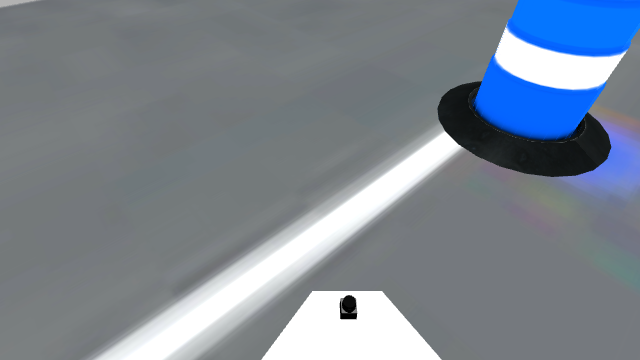
#> input picture cv/lane_detection/srcframe.png, 640 x 360 px; its folder holds only this picture in this run
$ python -i threshold.py   (imports and definitions only)
#> lines starting #> are read from the running program, lines starting #| are printed output that depends on the picture; after the words box and inside, x2 and y2 are one past the last pixel; in counts of white or black regions, pixels touching at a corner belong together
import os
import cv2
import time
# from tqdm import tqdm
import numpy as np

INPUT_DIR = "C:\\Users\\16474\\Desktop\\lanes-utra\\lanes-big-in"
OUTPUT_DIR = "C:\\Users\\16474\\Desktop\\lanes-utra\\threshold-out"


def create_mask(img_hsv):
    '''Create mask for white pixels using HSV color scheme'''
    sensitivity = 40
    lower_white = np.array([0,0,255-sensitivity])
    upper_white = np.array([255,sensitivity,255])
    mask = cv2.inRange(img_hsv, lower_white, upper_white)

    return mask

def create_orange_mask(img_hsv):
    '''Create mask for orange pixels using HSV color scheme'''
    lower_orange = np.array([10, 100, 100])  # Lower HSV values for orange color
    upper_orange = np.array([50, 255, 255])  # Upper HSV values for orange color
    mask = cv2.inRange(img_hsv, lower_orange, upper_orange)

    return mask

def get_output_img(img, mask):
    '''Convert masked image to output format'''
    output_img = np.zeros((img.shape[0], img.shape[1]), np.uint8)
    output_img[np.where(mask == 0)] = 0
    output_img[np.where(mask > 0)] = 255

    return output_img

def get_mask(img, mask_function=create_mask):

    # resize image
    scale_percent = 25
    width = int(img.shape[1] * scale_percent / 100)
    height = int(img.shape[0] * scale_percent / 100)
    dim = (width, height)
    resized = cv2.resize(img, dim, interpolation = cv2.INTER_AREA)

    # create white mask
    mask = mask_function(resized)

    # generate black and white output image
    output_img = get_output_img(resized, mask)

    # resize image
    scale_percent = 400
    width = int(output_img.shape[1] * scale_percent / 100)
    height = int(output_img.shape[0] * scale_percent / 100)
    dim = (width, height)
    output_img = cv2.resize(output_img, dim, interpolation = cv2.INTER_AREA)

    return output_img

def clean_barrels (img):
    if img.max() > 0:

        # Expand img
        m_up = np.float64([
            [1, 0, 0],
            [0, 1, 30],
        ])

        m_down = np.float64([
            [1, 0, 0],
            [0, 1, -30],
        ])

        up = cv2.warpAffine(img, m_up, (img.shape[1], img.shape[0]))
        down = cv2.warpAffine(img, m_down, (img.shape[1], img.shape[0]))

        out = img + up + down

        return out

    else:
        return img

def rm_barrel(img):
    hsv = cv2.cvtColor(img, cv2.COLOR_RGB2HSV)

    mask = get_mask(hsv, create_orange_mask)

    if mask.max() > 0:
        contours, hierarchy = cv2.findContours(mask, cv2.RETR_EXTERNAL, cv2.CHAIN_APPROX_SIMPLE)

        for c in contours:
            epsilon  = 0.1*cv2.arcLength(c,True)
            approx = cv2.approxPolyDP(c, epsilon , True)
            if len(approx) <4:
                continue
            p0,p1,p2,p3 = approx[0][0], approx[1][0],approx[2][0], approx[3][0]
            pts = np.array([
                    [p1, [p0[0]+int((p0[0]-p1[0])/(p1[1]-p0[1])*p0[1]),0],
                    [p3[0]+int((p3[0]-p2[0])/(p2[1]-p3[1])*p3[1]),0], p2]
                ])
            cv2.fillPoly(img, pts, color=(0,0,0))
            cv2.drawContours(img, pts, -1, color=(0, 0, 0), thickness=10)

    return img

def lane_detection(img):
    # convert from bgr to hsv
    img = cv2.resize(img, (330, 180))
    img_hsv = cv2.cvtColor(img, cv2.COLOR_RGB2HSV)


    # no_barrels = rm_barrel(img)
    lanes = get_mask(img_hsv, create_mask)
    lanes = np.clip(lanes, 0, 1)

    barrels = get_mask(img_hsv, create_orange_mask)
    barrels = clean_barrels(barrels)

    output_img = cv2.subtract(lanes, barrels)
    output_img = np.clip(output_img, 0, 1) * 255
    output_img[:50, :] = 0

    # [21 lines of commented-out code are left out]
    return output_img


# [45 lines of commented-out code are left out]

>>> import cv2
>>> picture = cv2.cvtColor(cv2.imread('../../srcframe.png'), cv2.COLOR_BGR2RGB)
>>> result = lane_detection(picture)
#> in lane_detection, `img = cv2.resize(img, (330, 180))`:
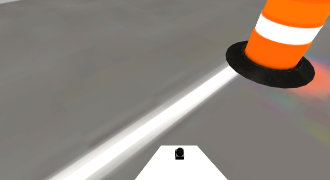
#> img: shape (180, 330, 3); mean of channels 0, 1, 2 124, 133.7, 145; drawn as B, G, R
#> in lane_detection, `img_hsv = cv2.cvtColor(img, cv2.COLOR_RGB2HSV)`: img_hsv: shape (180, 330, 3); mean H, S, V 92.8, 29.7, 145.1
#> in get_mask, `resized = cv2.resize(img, dim, interpolation = cv2.INTER_AREA)`: resized: shape (45, 82, 3); mean H, S, V 92.8, 29.7, 145.1
#> in create_mask, `mask = cv2.inRange(img_hsv, lower_white, upper_white)`:
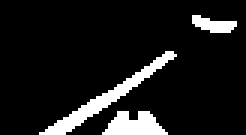
#> mask: shape (45, 82) (shown 3 times larger); 10.2% white; 3 white regions, box (x1, y1, x2, y2) and area: (13, 17, 59, 45) 199, (34, 37, 56, 45) 120, (64, 5, 79, 11) 56
#> in get_mask, `output_img = cv2.resize(output_img, dim, interpolation = cv2.INTER_AREA)`:
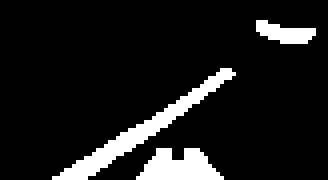
#> output_img: shape (180, 328); 10.2% white; 3 white regions, box (x1, y1, x2, y2) and area: (52, 68, 236, 180) 3184, (136, 148, 224, 180) 1920, (256, 20, 316, 44) 896
#> in create_orange_mask, `mask = cv2.inRange(img_hsv, lower_orange, upper_orange)`: mask: shape (45, 82); every value is 0
#> in get_mask (call 2), `output_img = cv2.resize(output_img, dim, interpolation = cv2.INTER_AREA)`: output_img: shape (180, 328); every value is 0
#> in lane_detection, `output_img[:50, :] = 0`:
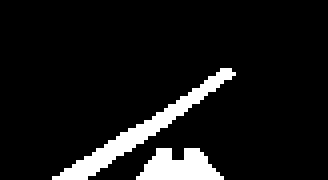
#> output_img: shape (180, 328); 8.6% white; 2 white regions, box (x1, y1, x2, y2) and area: (52, 68, 236, 180) 3184, (136, 148, 224, 180) 1920
